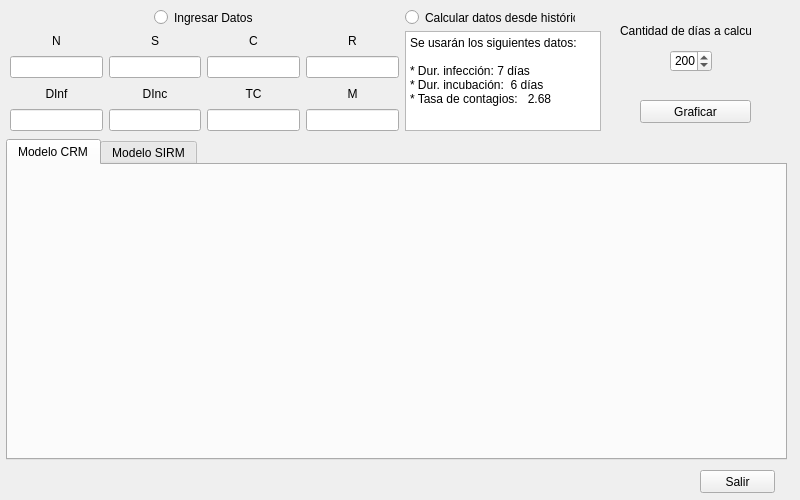
<?xml version="1.0" encoding="UTF-8"?>
<ui version="4.0">
 <class>InterfazSIR</class>
 <widget class="QWidget" name="InterfazSIR">
  <property name="geometry">
   <rect>
    <x>0</x>
    <y>0</y>
    <width>800</width>
    <height>500</height>
   </rect>
  </property>
  <property name="minimumSize">
   <size>
    <width>800</width>
    <height>500</height>
   </size>
  </property>
  <property name="maximumSize">
   <size>
    <width>800</width>
    <height>500</height>
   </size>
  </property>
  <property name="windowTitle">
   <string>Form</string>
  </property>
  <widget class="QWidget" name="gridLayoutWidget_2">
   <property name="geometry">
    <rect>
     <x>10</x>
     <y>10</y>
     <width>591</width>
     <height>121</height>
    </rect>
   </property>
   <layout class="QGridLayout" name="opcionesLayout">
    <property name="sizeConstraint">
     <enum>QLayout::SetDefaultConstraint</enum>
    </property>
    <item row="1" column="0">
     <layout class="QGridLayout" name="datosLayout">
      <item row="2" column="1">
       <widget class="QLineEdit" name="leS"/>
      </item>
      <item row="2" column="3">
       <widget class="QLineEdit" name="leR"/>
      </item>
      <item row="4" column="0">
       <widget class="QLabel" name="lDInf">
        <property name="text">
         <string>DInf</string>
        </property>
        <property name="alignment">
         <set>Qt::AlignCenter</set>
        </property>
       </widget>
      </item>
      <item row="5" column="0">
       <widget class="QLineEdit" name="leDInf"/>
      </item>
      <item row="0" column="1">
       <widget class="QLabel" name="lS">
        <property name="text">
         <string>S</string>
        </property>
        <property name="alignment">
         <set>Qt::AlignCenter</set>
        </property>
       </widget>
      </item>
      <item row="0" column="2">
       <widget class="QLabel" name="lC">
        <property name="text">
         <string>C</string>
        </property>
        <property name="alignment">
         <set>Qt::AlignCenter</set>
        </property>
       </widget>
      </item>
      <item row="5" column="2">
       <widget class="QLineEdit" name="leTC"/>
      </item>
      <item row="2" column="0">
       <widget class="QLineEdit" name="leN"/>
      </item>
      <item row="4" column="1">
       <widget class="QLabel" name="lDInc">
        <property name="text">
         <string>DInc</string>
        </property>
        <property name="alignment">
         <set>Qt::AlignCenter</set>
        </property>
       </widget>
      </item>
      <item row="0" column="3">
       <widget class="QLabel" name="lR">
        <property name="text">
         <string>R</string>
        </property>
        <property name="alignment">
         <set>Qt::AlignCenter</set>
        </property>
       </widget>
      </item>
      <item row="5" column="1">
       <widget class="QLineEdit" name="leDInc"/>
      </item>
      <item row="2" column="2">
       <widget class="QLineEdit" name="leC"/>
      </item>
      <item row="4" column="2">
       <widget class="QLabel" name="lTI">
        <property name="text">
         <string>TC</string>
        </property>
        <property name="alignment">
         <set>Qt::AlignCenter</set>
        </property>
       </widget>
      </item>
      <item row="0" column="0">
       <widget class="QLabel" name="lN">
        <property name="text">
         <string>N</string>
        </property>
        <property name="alignment">
         <set>Qt::AlignCenter</set>
        </property>
       </widget>
      </item>
      <item row="5" column="3">
       <widget class="QLineEdit" name="leM"/>
      </item>
      <item row="4" column="3">
       <widget class="QLabel" name="lM">
        <property name="text">
         <string>M</string>
        </property>
        <property name="alignment">
         <set>Qt::AlignCenter</set>
        </property>
       </widget>
      </item>
     </layout>
    </item>
    <item row="0" column="0">
     <layout class="QHBoxLayout" name="horizontalLayout_3">
      <item>
       <widget class="QRadioButton" name="rbDatos">
        <property name="minimumSize">
         <size>
          <width>100</width>
          <height>15</height>
         </size>
        </property>
        <property name="maximumSize">
         <size>
          <width>100</width>
          <height>15</height>
         </size>
        </property>
        <property name="text">
         <string>Ingresar Datos</string>
        </property>
       </widget>
      </item>
     </layout>
    </item>
    <item row="0" column="1">
     <widget class="QRadioButton" name="rbHistorico">
      <property name="minimumSize">
       <size>
        <width>170</width>
        <height>15</height>
       </size>
      </property>
      <property name="maximumSize">
       <size>
        <width>170</width>
        <height>15</height>
       </size>
      </property>
      <property name="text">
       <string>Calcular datos desde histórico</string>
      </property>
     </widget>
    </item>
    <item row="1" column="1">
     <widget class="QPlainTextEdit" name="teDatos">
      <property name="plainText">
       <string>Se usarán los siguientes datos:

* Dur. infección: 7 días
* Dur. incubación:  6 días
* Tasa de contagios:   2.68</string>
      </property>
     </widget>
    </item>
   </layout>
  </widget>
  <widget class="QPushButton" name="pbGraficar">
   <property name="geometry">
    <rect>
     <x>640</x>
     <y>100</y>
     <width>111</width>
     <height>23</height>
    </rect>
   </property>
   <property name="text">
    <string>Graficar</string>
   </property>
  </widget>
  <widget class="QSpinBox" name="sbPeriodo">
   <property name="geometry">
    <rect>
     <x>670</x>
     <y>50</y>
     <width>42</width>
     <height>22</height>
    </rect>
   </property>
   <property name="maximum">
    <number>700</number>
   </property>
   <property name="value">
    <number>200</number>
   </property>
  </widget>
  <widget class="QLabel" name="lPeriodo">
   <property name="geometry">
    <rect>
     <x>620</x>
     <y>20</y>
     <width>131</width>
     <height>21</height>
    </rect>
   </property>
   <property name="text">
    <string>Cantidad de días a calcular</string>
   </property>
  </widget>
  <widget class="QTabWidget" name="tabGraficos">
   <property name="geometry">
    <rect>
     <x>6</x>
     <y>139</y>
     <width>781</width>
     <height>321</height>
    </rect>
   </property>
   <property name="currentIndex">
    <number>0</number>
   </property>
   <widget class="Grafico" name="tabCRM">
    <attribute name="title">
     <string>Modelo CRM</string>
    </attribute>
    <layout class="QHBoxLayout" name="horizontalLayout"/>
   </widget>
   <widget class="Grafico" name="tabSIRM">
    <attribute name="title">
     <string>Modelo SIRM</string>
    </attribute>
    <layout class="QHBoxLayout" name="horizontalLayout_2"/>
   </widget>
  </widget>
  <widget class="QPushButton" name="pbSalir">
   <property name="geometry">
    <rect>
     <x>700</x>
     <y>470</y>
     <width>75</width>
     <height>23</height>
    </rect>
   </property>
   <property name="text">
    <string>Salir</string>
   </property>
  </widget>
 </widget>
 <customwidgets>
  <customwidget>
   <class>Grafico</class>
   <extends>QWidget</extends>
   <header location="global">grafico.h</header>
   <container>1</container>
  </customwidget>
 </customwidgets>
 <resources/>
 <connections>
  <connection>
   <sender>rbDatos</sender>
   <signal>toggled(bool)</signal>
   <receiver>leN</receiver>
   <slot>setEnabled(bool)</slot>
   <hints>
    <hint type="sourcelabel">
     <x>129</x>
     <y>24</y>
    </hint>
    <hint type="destinationlabel">
     <x>46</x>
     <y>72</y>
    </hint>
   </hints>
  </connection>
  <connection>
   <sender>rbDatos</sender>
   <signal>toggled(bool)</signal>
   <receiver>leS</receiver>
   <slot>setEnabled(bool)</slot>
   <hints>
    <hint type="sourcelabel">
     <x>160</x>
     <y>24</y>
    </hint>
    <hint type="destinationlabel">
     <x>149</x>
     <y>77</y>
    </hint>
   </hints>
  </connection>
  <connection>
   <sender>rbDatos</sender>
   <signal>toggled(bool)</signal>
   <receiver>leC</receiver>
   <slot>setEnabled(bool)</slot>
   <hints>
    <hint type="sourcelabel">
     <x>142</x>
     <y>22</y>
    </hint>
    <hint type="destinationlabel">
     <x>248</x>
     <y>74</y>
    </hint>
   </hints>
  </connection>
  <connection>
   <sender>rbDatos</sender>
   <signal>toggled(bool)</signal>
   <receiver>leR</receiver>
   <slot>setEnabled(bool)</slot>
   <hints>
    <hint type="sourcelabel">
     <x>149</x>
     <y>22</y>
    </hint>
    <hint type="destinationlabel">
     <x>351</x>
     <y>73</y>
    </hint>
   </hints>
  </connection>
  <connection>
   <sender>rbDatos</sender>
   <signal>toggled(bool)</signal>
   <receiver>leM</receiver>
   <slot>setEnabled(bool)</slot>
   <hints>
    <hint type="sourcelabel">
     <x>158</x>
     <y>22</y>
    </hint>
    <hint type="destinationlabel">
     <x>421</x>
     <y>76</y>
    </hint>
   </hints>
  </connection>
  <connection>
   <sender>rbDatos</sender>
   <signal>toggled(bool)</signal>
   <receiver>leDInf</receiver>
   <slot>setEnabled(bool)</slot>
   <hints>
    <hint type="sourcelabel">
     <x>148</x>
     <y>25</y>
    </hint>
    <hint type="destinationlabel">
     <x>50</x>
     <y>110</y>
    </hint>
   </hints>
  </connection>
  <connection>
   <sender>rbDatos</sender>
   <signal>toggled(bool)</signal>
   <receiver>leDInc</receiver>
   <slot>setEnabled(bool)</slot>
   <hints>
    <hint type="sourcelabel">
     <x>139</x>
     <y>23</y>
    </hint>
    <hint type="destinationlabel">
     <x>124</x>
     <y>116</y>
    </hint>
   </hints>
  </connection>
  <connection>
   <sender>rbDatos</sender>
   <signal>toggled(bool)</signal>
   <receiver>leTC</receiver>
   <slot>setEnabled(bool)</slot>
   <hints>
    <hint type="sourcelabel">
     <x>145</x>
     <y>25</y>
    </hint>
    <hint type="destinationlabel">
     <x>267</x>
     <y>117</y>
    </hint>
   </hints>
  </connection>
  <connection>
   <sender>pbGraficar</sender>
   <signal>pressed()</signal>
   <receiver>InterfazSIR</receiver>
   <slot>iniciarGraficos()</slot>
   <hints>
    <hint type="sourcelabel">
     <x>620</x>
     <y>116</y>
    </hint>
    <hint type="destinationlabel">
     <x>558</x>
     <y>128</y>
    </hint>
   </hints>
  </connection>
  <connection>
   <sender>pbSalir</sender>
   <signal>pressed()</signal>
   <receiver>InterfazSIR</receiver>
   <slot>salir()</slot>
   <hints>
    <hint type="sourcelabel">
     <x>738</x>
     <y>482</y>
    </hint>
    <hint type="destinationlabel">
     <x>591</x>
     <y>475</y>
    </hint>
   </hints>
  </connection>
 </connections>
 <slots>
  <slot>iniciarGraficos()</slot>
  <slot>salir()</slot>
 </slots>
</ui>
